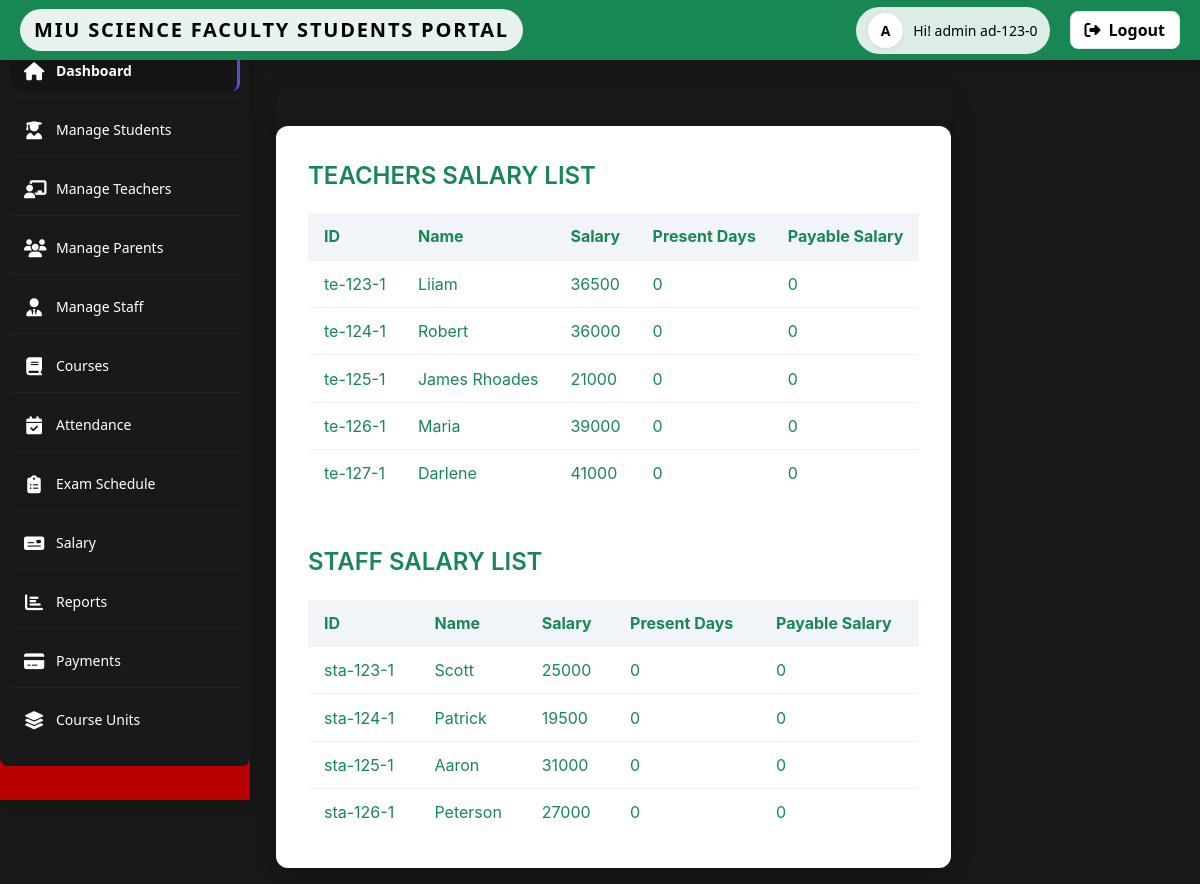
Page /admin/salary.php (signed in) on the committed database.
### tables this page shows
CREATE TABLE IF NOT EXISTS `teachers` (
  `id` varchar(20) NOT NULL,
  `name` varchar(20) NOT NULL,
  `phone` varchar(13) NOT NULL,
  `email` varchar(20) NOT NULL,
  `address` varchar(30) NOT NULL,
  `sex` varchar(7) NOT NULL,
  `dob` date NOT NULL,
  `hiredate` date NOT NULL,
  `salary` double NOT NULL,
  `created_at` DATETIME DEFAULT CURRENT_TIMESTAMP,
  `updated_at` DATETIME DEFAULT CURRENT_TIMESTAMP ON UPDATE CURRENT_TIMESTAMP,
  `deleted_at` DATETIME DEFAULT NULL
);

CREATE TABLE IF NOT EXISTS `staff` (
  `id` varchar(20) NOT NULL,
  `name` varchar(20) NOT NULL,
  `phone` varchar(20) NOT NULL,
  `email` varchar(20) NOT NULL,
  `sex` varchar(7) NOT NULL,
  `dob` date NOT NULL,
  `hiredate` date NOT NULL,
  `address` varchar(30) NOT NULL,
  `salary` double NOT NULL,
  `created_at` DATETIME DEFAULT CURRENT_TIMESTAMP,
  `updated_at` DATETIME DEFAULT CURRENT_TIMESTAMP ON UPDATE CURRENT_TIMESTAMP,
  `deleted_at` DATETIME DEFAULT NULL
);

### admin/salary.php (the view, shortened to what this page needs)
<?php
include_once('../../service/mysqlcon.php');
$teacherSalaries = [];
$sql = "SELECT t.id, t.name, t.salary, COUNT(a.date) AS present_days
        FROM teachers t
        LEFT JOIN attendance a ON t.id = a.attendedid AND a.role = 'teacher' AND MONTH(a.date) = MONTH(CURDATE()) AND YEAR(a.date) = YEAR(CURDATE())
        GROUP BY t.id, t.name, t.salary";
$res = $mysqli->query($sql);
if ($res) {
    while ($row = $res->fetch_assoc()) {
        $row['payable_salary'] = round($row['salary'] * $row['present_days'] / 30);
        $teacherSalaries[] = $row;
    }
}
$staffSalaries = [];
$sql = "SELECT s.id, s.name, s.salary, COUNT(a.date) AS present_days
        FROM staff s
        LEFT JOIN attendance a ON s.id = a.attendedid AND a.role = 'staff' AND MONTH(a.date) = MONTH(CURDATE()) AND YEAR(a.date) = YEAR(CURDATE())
        GROUP BY s.id, s.name, s.salary";
$res = $mysqli->query($sql);
if ($res) {
    while ($row = $res->fetch_assoc()) {
        $row['payable_salary'] = round($row['salary'] * $row['present_days'] / 30);
        $staffSalaries[] = $row;
    }
}
?>
<!DOCTYPE html>
<html lang="en">
<head>
    <link rel="stylesheet" href="css/admin.css">
    <link rel="stylesheet" href="https://cdn.jsdelivr.net/npm/bootstrap@5.3.2/dist/css/bootstrap.min.css">
            <link rel="stylesheet" href="https://cdnjs.cloudflare.com/ajax/libs/font-awesome/6.4.0/css/all.min.css">
            <link rel="stylesheet" href="../../source/CSS/style.css">
    <link rel="stylesheet" href="https://cdnjs.cloudflare.com/ajax/libs/font-awesome/6.4.0/css/all.min.css">
</head>
<body>
    <?php include_once('includes/topbar.php'); ?>
    <?php include_once('includes/sidebar.php'); ?>
    <main class="main-content" id="mainContent">
        <div class="salary-dashboard">
            <div class="salary-title text-success ">TEACHERS SALARY LIST</div>
            <table class="salary-table mb-5 text-success">
                <thead>
                    <tr>
                        <th>ID</th>
                        <th>Name</th>
                        <th>Salary</th>
                        <th>Present Days</th>
                        <th>Payable Salary</th>
                    </tr>
                </thead>
                <tbody>
                <?php foreach ($teacherSalaries as $row): ?>
                    <tr>
                        <td><?= htmlspecialchars($row['id']) ?></td>
                        <td><?= htmlspecialchars($row['name']) ?></td>
                        <td><?= htmlspecialchars($row['salary']) ?></td>
                        <td><?= htmlspecialchars($row['present_days']) ?></td>
                        <td><?= htmlspecialchars($row['payable_salary']) ?></td>
                    </tr>
                <?php endforeach; ?>
                </tbody>
            </table>
            <div class="salary-title text-success">STAFF SALARY LIST</div>
            <table class="salary-table mb-0 text-success">
                <thead>
                    <tr>
                        <th>ID</th>
                        <th>Name</th>
                        <th>Salary</th>
                        <th>Present Days</th>
                        <th>Payable Salary</th>
                    </tr>
                </thead>
                <tbody>
                <?php foreach ($staffSalaries as $row): ?>
                    <tr>
                        <td><?= htmlspecialchars($row['id']) ?></td>
                        <td><?= htmlspecialchars($row['name']) ?></td>
                        <td><?= htmlspecialchars($row['salary']) ?></td>
                        <td><?= htmlspecialchars($row['present_days']) ?></td>
                        <td><?= htmlspecialchars($row['payable_salary']) ?></td>
                    </tr>
                <?php endforeach; ?>
                </tbody>
            </table>
        </div>
    </main>
</body>
</html>

### admin/css/admin.css (style rules this page uses)
:root { --primary: #4e54c8; --primary-dark: #3f43a9; --secondary: #8f94fb; --text-primary: #2d3748; --text-secondary: #718096; --bg-light: #f7fafc; --white: #ffffff; --gray-100: #f7fafc; --gray-200: #edf2f7; --gray-300: #e2e8f0; --gray-400: #cbd5e0; --shadow-sm: 0 1px 2px 0 rgba(0, 0, 0, 0.05); --shadow: 0 4px 6px -1px rgba(0, 0, 0, 0.1), 0 2px 4px -1px rgba(0, 0, 0, 0.06); --shadow-md: 0 10px 15px -3px rgba(0, 0, 0, 0.1), 0 4px 6px -2px rgba(0, 0, 0, 0.05); --radius: 8px; --radius-lg: 12px; --transition: all 0.3s ease; }
* { margin: 0; padding: 0; box-sizing: border-box; }
body { font-family: 'Inter', sans-serif; background: var(--bg-light); color: var(--text-primary); line-height: 1.5; overflow-x: hidden; }
.main-content { margin-top: 70px; margin-left: 260px; padding: 24px; transition: var(--transition); }

### source/CSS/style.css (style rules this page uses)
body { background-color: #111; color: #f5f5f5; font-family: 'Inter', Arial, sans-serif; }
.main-content { padding: 2.5rem 2rem; max-width: 1100px; margin: 0 auto; background: #191919; border-radius: 16px; box-shadow: 0 4px 24px rgba(0,0,0,0.12); }

### index.css (style rules this page uses)
:root { --red: #e63946; --red-dark: #b71c1c; --green: #2ecc71; --green-dark: #27ae60; --black: #000000; --black-dark: #222222; --white: #ffffff; --gray-light: #f7fafc; --gray-medium: #e2e8f0; --bg-light: var(--white); --bg-dark: #181818; --shadow-sm: 0 1px 2px rgba(0, 0, 0, 0.05); --shadow-md: 0 10px 15px rgba(0, 0, 0, 0.1); --radius: 12px; --radius-lg: 16px; --transition: all 0.3s ease; background: var(--miu-green); }
* { margin: 0; padding: 0; box-sizing: border-box; }
body { font-family: 'Inter', sans-serif; background: var(--bg-dark); color: var(--black); min-height: 100vh; display: flex; align-items: center; justify-content: center; padding: 16px; line-height: 1.5; transition: background 0.3s ease, color 0.3s ease; }

### admin/salary.php (style rules this page uses)
.main-content { margin-top: 70px; margin-left: 260px; padding: 0; transition: margin-left 0.3s; }
.salary-dashboard { margin: 40px 0 0 0; background: #fff; border-radius: 12px; box-shadow: 0 2px 16px rgba(0,0,0,0.07); padding: 2rem; max-width: 100%; width: 100%; }
.salary-title { font-size: 1.5rem; font-weight: 600; margin-bottom: 1.2rem; }
.salary-table { width: 100%; border-collapse: collapse; margin-bottom: 2rem; background: #fff; }
.salary-table th, .salary-table td { padding: 0.7rem 1rem; border-bottom: 1px solid #f0f0f0; text-align: left; }
.salary-table th { background: #f1f5f9; }
.salary-table tr:last-child td { border-bottom: none; }

### rows in the picture
teachers: id "te-123-1", name "Liiam", salary "36500", present_days "0", payable_salary "0"
teachers: id "te-124-1", name "Robert", salary "36000", present_days "0", payable_salary "0"
teachers: id "te-125-1", name "James Rhoades", salary "21000", present_days "0", payable_salary "0"
teachers: id "te-126-1", name "Maria", salary "39000", present_days "0", payable_salary "0"
teachers: id "te-127-1", name "Darlene", salary "41000", present_days "0", payable_salary "0"
staff: id "sta-123-1", name "Scott", salary "25000", present_days "0", payable_salary "0"
staff: id "sta-124-1", name "Patrick", salary "19500", present_days "0", payable_salary "0"
staff: id "sta-125-1", name "Aaron", salary "31000", present_days "0", payable_salary "0"
staff: id "sta-126-1", name "Peterson", salary "27000", present_days "0", payable_salary "0"

### other values in the picture
$check "ad-123-0"
